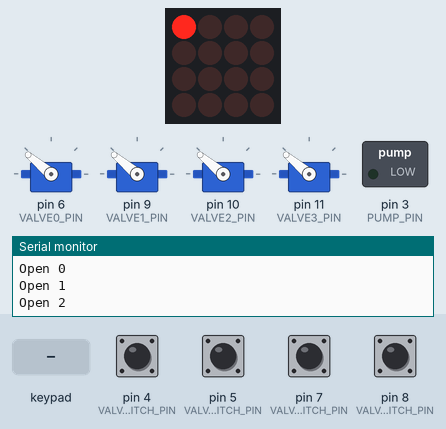
A sketch run on a simulated Arduino Uno, built with avr-gcc and run on an emulated ATmega328P. Parts: 4 × servo, 4×4 LED matrix, switched loads named in the sketch (green lamp = pin HIGH), the last lines printed to the serial monitor. The inputs (shaded band) are chosen by the test bench; at power-on: pin 4 (VALVE0_SWITCH_PIN), pin 5 (VALVE1_SWITCH_PIN), pin 7 (VALVE2_SWITCH_PIN), pin 8 (VALVE3_SWITCH_PIN) HIGH.

Above: at 3.3 s.
3.4 s: key '0' pressed
At 4.8 s:
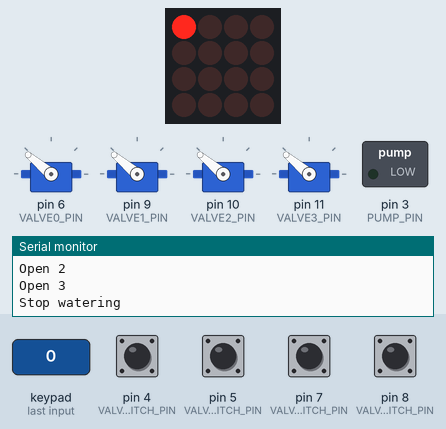
5.0 s: keypad keys 1 2 A pressed 0.4 s apart
At 7.0 s:
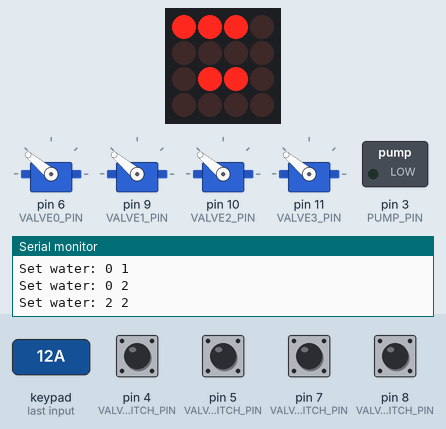
7.7 s: key '4' pressed
At 8.3 s:
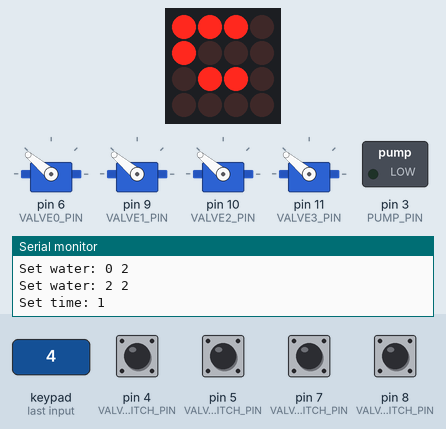
9.2 s: key '0' pressed
At 10.6 s:
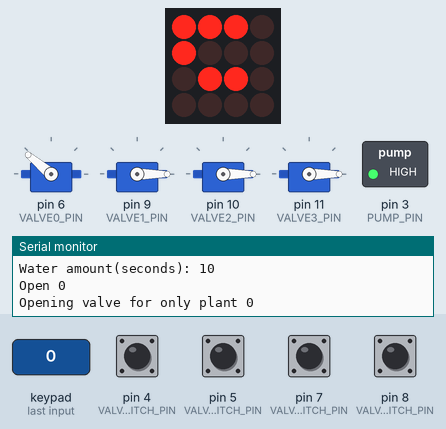
10.8 s: keypad keys 2 5 A pressed 0.4 s apart
At 13.1 s:
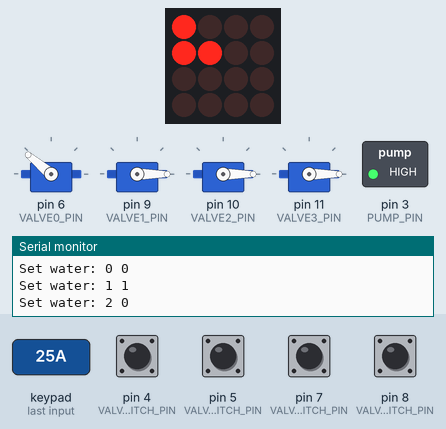
13.5 s: keypad keys 1 2 D pressed 0.4 s apart
At 15.1 s:
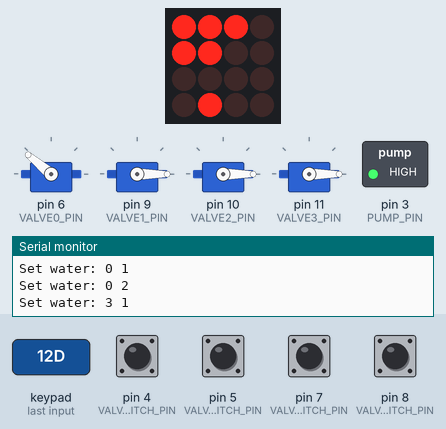
Timing chart, 0 to 20.5 s (numbered marks = the images above; inputs shaded):
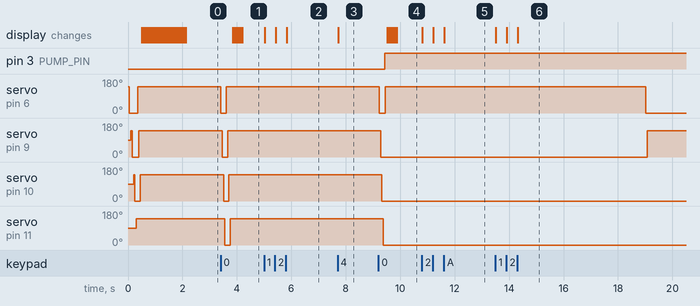

Measured:
- after the input at 3.4 s, servo on pin 6 (VALVE0_PIN): 140° → 0° at once, → 140° 0.20 s later; servo on pin 9 (VALVE1_PIN): 140° → 0° after 0.06 s, → 140° 0.20 s later
- after the input at 5.0 s, the display: first changes at once (image 2 shows a later state)
- after the input at 7.7 s, the display: changes at once (image 3)
- after the input at 9.2 s, pin 3 (PUMP_PIN): LOW → HIGH after 0.23 s; servo on pin 6 (VALVE0_PIN): 140° → 0° at once, → 140° 0.22 s later
- after the input at 10.8 s, the display: first changes at once (image 5 shows a later state)
- after the input at 13.5 s, the display: first changes at once (image 6 shows a later state)

The sketch:

watering-machine.ino
```cpp
/*
 * Project 2
 * Jeena Yin (qyin)
 * It took two weeks
 *
 * Collaboration:
 * Referenced code in
 * https://learn.adafruit.com/adafruit-trellis-diy-open-source-led-keypad/connecting
 * https://courses.ideate.cmu.edu/60-223/f2019/tutorials/code-bites#blink-without-blocking
 *
 * Summary: The code below waters 4 plant with different watering
 * amount according to the setting
 *
 * Inputs:
 * Adafruit Trellis LED buttons | PIN A2
 * Valve 0 button               | PIN 4
 * Valve 1 button               | PIN 5
 * Valve 2 button               | PIN 7
 * Valve 3 button               | PIN 8
 *
 * Outputs:
 * Valve 0 servo | PIN 6 (PWM)
 * Valve 1 servo | PIN 9 (PWM)
 * Valve 2 servo | PIN 10 (PWM)
 * Valve 3 servo | PIN 11 (PWM)
 * Pump motor    | PIN 3
 */

#include <Wire.h>
#include <Servo.h>
#include "Adafruit_Trellis.h"

#define NUMTRELLIS 1
#define numKeys (NUMTRELLIS * 16)
#define INTPIN A2

// Valve 0
const int VALVE0_PIN = 6;        // PWM
const int VALVE0_SWITCH_PIN = 4; // for testing

// Valve 1
const int VALVE1_PIN = 9;        // PWM
const int VALVE1_SWITCH_PIN = 5; // for testing

// Valve 2
const int VALVE2_PIN = 10;       // PWM
const int VALVE2_SWITCH_PIN = 7; // for

// Valve 3
const int VALVE3_PIN = 11;       // PWM
const int VALVE3_SWITCH_PIN = 8; // for testing

// Pump
const int PUMP_PIN = 3;

const int VALVE_CLOSE_POS = 0;
const int VALVE_OPEN_POS = 140;

// 10 seconds as cycle length: if time set to 2 then water every 20 seconds
const int CYCLELENGTH = 10;
// 5 seconds as unit for watering amount
const int WATERAMOUNTUNIT = 5;

// Blink the red LED as feedback confirmation
const int blinkLEDdelay = 70;

// Array that stores the water amount setting
int waterAmount[] = {0, 0, 0, 0};
int waterFrequency = 0;
unsigned long microTimer = 0;
unsigned long macroTimer = 0;
unsigned long quarterMacroTimer = 0; // wait time between watering cycles in second
unsigned long quarterMicroTimer = 0; // wait time between each plant in second
int wateringPlantId = -1; // id of plant being watered

// only water if frequency > 0 and wateramount is > 0 for any plant
bool shouldWater = false;
bool waitingForNextCycle = false;

Servo valve0;
Servo valve1;
Servo valve2;
Servo valve3;

bool valveStates[] = {false, false, false, false};

Adafruit_Trellis matrix = Adafruit_Trellis();
Adafruit_TrellisSet trellis = Adafruit_TrellisSet(&matrix);

void setup() {
  // put your setup code here, to run once:
  pinMode(PUMP_PIN, OUTPUT);
  pinMode(VALVE0_SWITCH_PIN, INPUT_PULLUP);
  pinMode(VALVE1_SWITCH_PIN, INPUT_PULLUP);
  pinMode(VALVE2_SWITCH_PIN, INPUT_PULLUP);
  pinMode(VALVE3_SWITCH_PIN, INPUT_PULLUP);
  pinMode(INTPIN, INPUT);
  Serial.begin(9600);
  valve0.attach(VALVE0_PIN);
  valve1.attach(VALVE1_PIN);
  valve2.attach(VALVE2_PIN);
  valve3.attach(VALVE3_PIN);

  for(int i = 0; i < 4; i++){
    OpenValveForPlant(i);
  }
  OpenAllValves();

  digitalWrite(INTPIN, HIGH);
  trellis.begin(0x70);

  // turn on all LEDs
  for (uint8_t i=0; i<numKeys; i++) {
    trellis.setLED(i);
    trellis.writeDisplay();
    delay(50);
  }
  // then turn them off
  for (uint8_t i=0; i<numKeys; i++) {
    trellis.clrLED(i);
    trellis.writeDisplay();
    delay(50);
  }
  trellis.setLED(0); // light up the red button only
  trellis.writeDisplay();
}

void loop() {
  if (trellis.readSwitches()) {
    for (uint8_t i=0; i<numKeys; i++) {
      if (i == 0 && trellis.justReleased(i)) {
        BlinkLED(i);
      }
      if (trellis.justPressed(i)) {
        ButtonPressed(i);
      }
    }
    // tell the trellis to set the LEDs we requested
    trellis.writeDisplay();
  }

  // Watering plants
  if(shouldWater) {
    if(millis()/1000 - microTimer >= quarterMicroTimer) {
      // switch to next plant
      if(wateringPlantId == 3) WaitForNextCycle(); // Cycle ends
      else{
        GetReadyForPlant(wateringPlantId + 1);
      }
    }
  }
  // Waiting for next watering cycle
  else if(waitingForNextCycle) {
    if(millis()/1000 - macroTimer >= quarterMacroTimer) {
      Execute();
      macroTimer = millis()/1000;
    }
  }
  // Only check test switches when it's not watering.
  else{
    CheckSwitches();
  }
  delay(30);
}

void ButtonPressed(int i) {
  // The red button is pressed
  if(i == 0) {
    Execute();
    // if it was pressed, turn it on
    if (trellis.justPressed(i)) {
      trellis.setLED(i);
    }
    return;
  }

  int col = i % 4;
  int row = (int) (i / 4);

  // Set Time
  if(col == 0) { // Interface design silimar to a slider
    if (trellis.isLED(i)) {
      if(row == 3 || !trellis.isLED(i+4)) { // Frequency = 0
        SetFrequency(0);
        for(int k = 1; k <= 3; k++) {
          trellis.clrLED(k*4);
        }
      }
      else {                                // Adjust Frequency
        SetFrequency(row);
        for(int k = 1; k <= row; k++) {
          trellis.setLED(k*4);
        }
        for(int k = row+1; k <= 3; k++) {
          trellis.clrLED(k*4);
        }
      }
    }
    else {                                  // Adjust Frequency
      SetFrequency(row);
      for(int k = 1; k <= row; k++) {
        trellis.setLED(k*4);
      }
      for(int k = row+1; k <= 3; k++) {
        trellis.clrLED(k*4);
      }
    }
  }
  // Set water level
  else { // Interface design silimar to a slider
    if (trellis.isLED(i)) {
      if(col == 3 || !trellis.isLED(i+1)) { // No water
        SetWater(row, 0);
        for(int k = 1; k <= 3; k++) {
          trellis.clrLED(k+row*4);
        }
      }
      else {                                // Adjust water level
        SetWater(row, col);
        for(int k = 1; k <= col; k++) {
          trellis.setLED(k+row*4);
        }
        for(int k = col+1; k <= 3; k++) {
          trellis.clrLED(k+row*4);
        }
      }
    }
    else {                                  // Adjust water level
      SetWater(row, col);
      for(int k = 1; k <= col; k++) {
        trellis.setLED(k+row*4);
      }
      for(int k = col+1; k <= 3; k++) {
        trellis.clrLED(k+row*4);
      }
    }
  }
}

// Helper function that starts watering the plant right now
void Execute() {
  // Close all valves
  for(int i = 0; i < 4; i++) {
    CloseValve(i);
  }

  // only water if frequency > 0 and total wateramount is > 0
  shouldWater = (waterFrequency > 0 && WaterAmountNonZero());
  waitingForNextCycle = false;

  if(shouldWater) {
    Serial.println("Start watering");
    TurnOnPump();
    // Initialize global variables
    GetReadyForPlant(0);
  }
  else {
    TurnOffPump();
    OpenAllValves();
    Serial.println("Stop watering");
  }
}

void GetReadyForPlant(int id) {
  Serial.print("Get ready for plant "); Serial.println(id);
  microTimer = millis()/1000;
  quarterMicroTimer = GetWaterTimeForPlant(id);
  Serial.print("Water amount(seconds): "); Serial.println(quarterMicroTimer);
  wateringPlantId = id;
  OpenValveForPlant(id);
}

void WaitForNextCycle() {
  Serial.println("Wait for next cycle... ");
  TurnOffPump();
  OpenAllValves();
  shouldWater = false;
  waitingForNextCycle = true;
  macroTimer = millis()/1000;
  quarterMacroTimer = waterFrequency * CYCLELENGTH;
  Serial.print("Wait time(seconds): "); Serial.println(quarterMacroTimer);
}

int GetWaterTimeForPlant(int id) {
  return waterAmount[id] * WATERAMOUNTUNIT;
}

// Change the global watering frequency per minute
void SetFrequency(int frequency) {
  Serial.print("Set time: "); Serial.println(frequency);
  waterFrequency = frequency;
}

// Set the array of watering amount
void SetWater(int plantId, int water) {
  Serial.print("Set water: "); Serial.print(plantId); Serial.print(" "); Serial.println(water);
  waterAmount[plantId] = water;
}

// Only close one valve
void CloseValve(int valve) {
  // Don't close if is already closed
  if(!valveStates[valve]) return;
  else valveStates[valve] = false;
  Serial.print("Close "); Serial.println(valve);
  switch(valve) {
    case 0:
      valve0.write(VALVE_CLOSE_POS);
      break;
    case 1:
      valve1.write(VALVE_CLOSE_POS);
      break;
    case 2:
      valve2.write(VALVE_CLOSE_POS);
      break;
    case 3:
      valve3.write(VALVE_CLOSE_POS);
      break;
    default:
      break;
  }
  delay(50);
}

void OpenValve(int valve) {
  // Don't open if is already open
  if(valveStates[valve]) return;
  else valveStates[valve] = true;
  Serial.print("Open "); Serial.println(valve);
  switch(valve) {
    case 0:
      valve0.write(VALVE_OPEN_POS);
      break;
    case 1:
      valve1.write(VALVE_OPEN_POS);
      break;
    case 2:
      valve2.write(VALVE_OPEN_POS);
      break;
    case 3:
      valve3.write(VALVE_OPEN_POS);
      break;
    default:
      break;
  }
  delay(50);
}

// Helper function returns true if any plant water amount is > 0
bool WaterAmountNonZero() {
  for(int i = 0; i < 4; i++) {
    if(waterAmount[i] > 0) return true;
  }
  return false;
}

void CheckSwitches() {
//  return;
  if(!digitalRead(VALVE0_SWITCH_PIN)) {
    OpenValveForPlant(0);
  }
  if(!digitalRead(VALVE1_SWITCH_PIN)) {
    OpenValveForPlant(1);
  }
  if(!digitalRead(VALVE2_SWITCH_PIN)) {
    OpenValveForPlant(2);
  }
  if(!digitalRead(VALVE3_SWITCH_PIN)) {
    OpenValveForPlant(3);
  }
}

// Open valve for only plant id, close all other valves
void OpenValveForPlant(int id) {
  for(int i = 0; i < 4; i++) {
    if(i == id) OpenValve(i);
    else CloseValve(i);
  }
  Serial.print("Opening valve for only plant "); Serial.println(id);
}

void TurnOnPump() {
  digitalWrite(PUMP_PIN, HIGH);
  Serial.println("Pump on");
}

void TurnOffPump() {
  digitalWrite(PUMP_PIN, LOW);
  Serial.println("Pump off");
}

// Blink the LED
void BlinkLED(int i) {
  trellis.clrLED(i);
  trellis.writeDisplay();
  delay(blinkLEDdelay);
  trellis.setLED(i);
  trellis.writeDisplay();
  delay(blinkLEDdelay);
  trellis.clrLED(i);
  trellis.writeDisplay();
  delay(blinkLEDdelay);
  trellis.setLED(i);
  trellis.writeDisplay();
  delay(blinkLEDdelay);
  trellis.clrLED(i);
  trellis.writeDisplay();
  delay(blinkLEDdelay);
  trellis.setLED(i);
  trellis.writeDisplay();
  delay(blinkLEDdelay);
}

void OpenAllValves() {
  Serial.println("Open all");
  for(int i = 0; i < 4; i++){
    OpenValve(i);
  }
}
```
